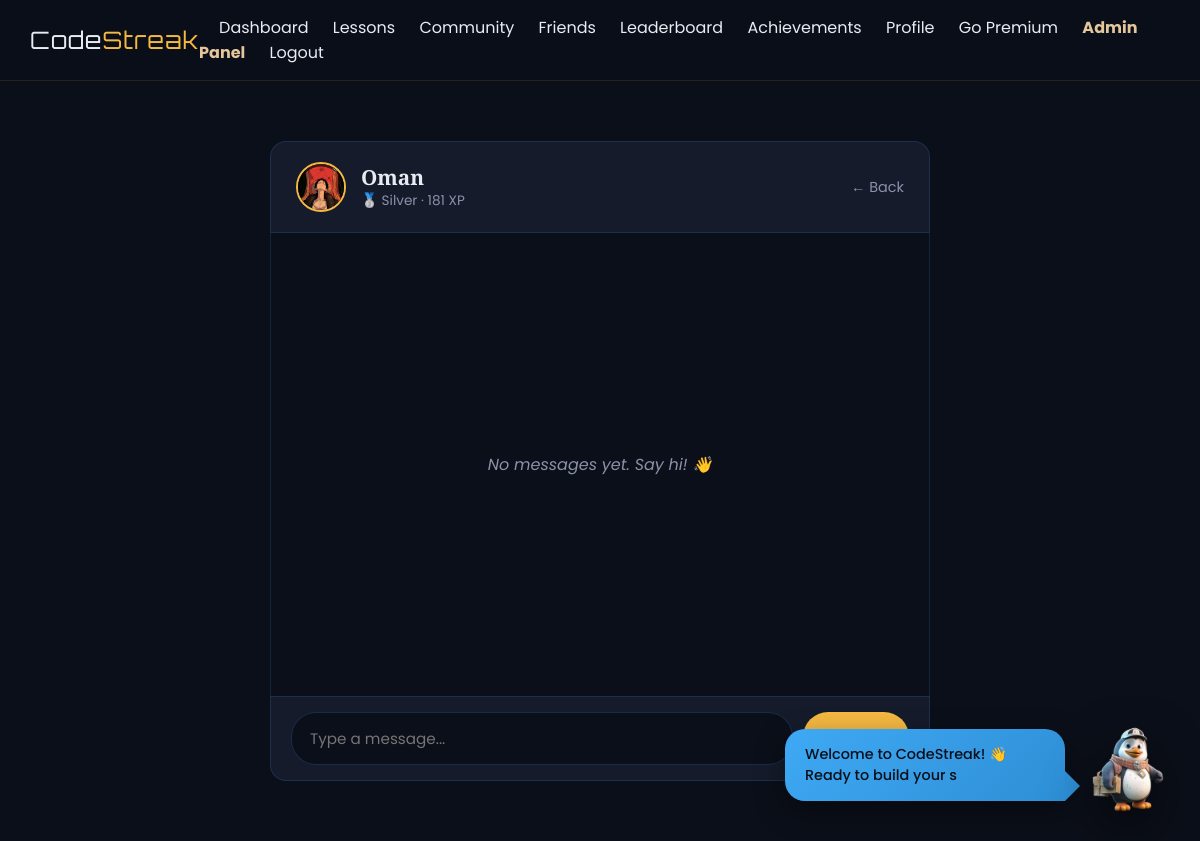
The app's page /messages/Oman (signed in), older data.
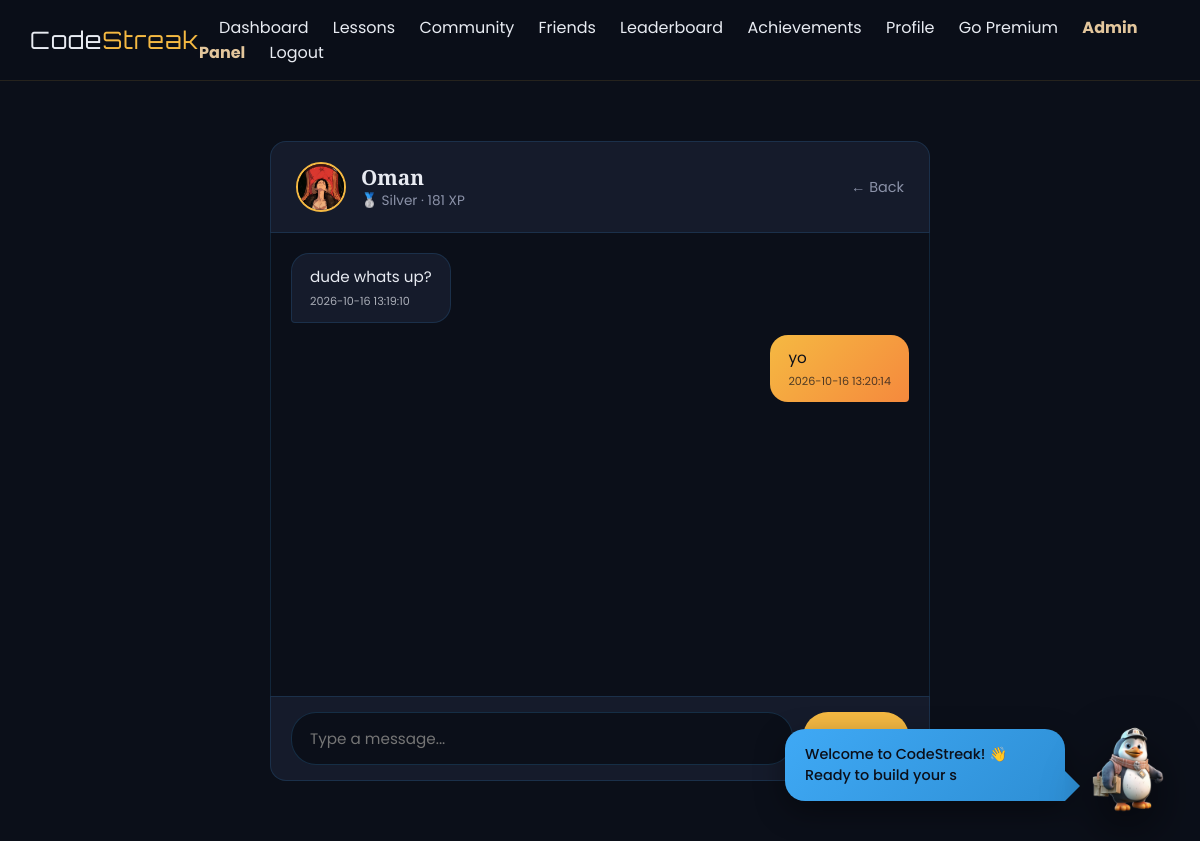
The same page, newer data.
### tables this page shows
CREATE TABLE messages (
    id INTEGER PRIMARY KEY AUTOINCREMENT,
    sender_id INTEGER NOT NULL,
    receiver_id INTEGER NOT NULL,
    content TEXT NOT NULL,
    is_read INTEGER DEFAULT 0,
    created_at TIMESTAMP DEFAULT CURRENT_TIMESTAMP
);

### app.py (the view, shortened to what this page needs)
@app.route('/messages/<username>', methods=['GET', 'POST'])
def chat(username):
    if 'user_id' not in session:
        return redirect(url_for('login'))
    conn = get_db()
    cur = conn.cursor()
    cur.execute("SELECT * FROM users WHERE username = ?", (username,))
    other_user = cur.fetchone()
    if not other_user or other_user['id'] == session['user_id']:
        flash('User not found.', 'danger')
        return redirect(url_for('messages_list'))
    cur.execute("""
        UPDATE messages SET is_read = 1
        WHERE sender_id = ? AND receiver_id = ?
    """, (other_user['id'], session['user_id']))
    conn.commit()
    cur.execute("""
        SELECT * FROM messages
        WHERE (sender_id = ? AND receiver_id = ?)
           OR (sender_id = ? AND receiver_id = ?)
        ORDER BY created_at ASC
    """, (session['user_id'], other_user['id'], other_user['id'], session['user_id']))
    messages = cur.fetchall()
    cur.close()
    conn.close()
    return render_template('chat.html', other_user=other_user, messages=messages)

### app.py (called while the page is built)
def get_db():
    conn = sqlite3.connect('codestreak.db', detect_types=sqlite3.PARSE_DECLTYPES)
    conn.row_factory = sqlite3.Row
    return conn

### templates/chat.html (shortened to what this page needs)
{% extends 'base.html' %}
{% block content %}
<div class="chat-container">
    <div class="chat-header">
        {% if other_user.profile_picture %}
            <img src="{{ url_for('static', filename='uploads/' + other_user.profile_picture) }}" class="chat-header-avatar">
        {% else %}
            <div class="chat-header-avatar-init">{{ other_user.username[0]|upper }}</div>
        {% endif %}
        <div class="chat-header-info">
            <h2>{{ other_user.username }}</h2>
            <p>
                {% if other_user.rank == 'Bronze' %}🥉{% elif other_user.rank == 'Silver' %}🥈{% elif other_user.rank == 'Gold' %}🏆{% elif other_user.rank == 'Platinum' %}👑{% endif %}
                {{ other_user.rank }} · {{ other_user.total_points }} XP
            </p>
        </div>
        <a href="{{ url_for('messages_list') }}" class="chat-back">← Back</a>
    </div>
    <div class="chat-messages" id="chatMessages">
        {% if messages %}
            {% for m in messages %}
            <div class="msg-bubble {% if m.sender_id == session['user_id'] %}mine{% else %}theirs{% endif %}">
                {{ m.content }}
                <div class="msg-time">{{ m.created_at }}</div>
            </div>
            {% endfor %}
        {% else %}
            <div class="empty-chat">
                No messages yet. Say hi! 👋
            </div>
        {% endif %}
    </div>
    <form method="POST" class="chat-input-bar">
        <input type="text" name="content" placeholder="Type a message..." maxlength="1000" required autofocus>
        <button type="submit">Send →</button>
    </form>
</div>
{% endblock %}

Row changes from the older to the newer data that the page shows:
added messages: content "dude whats up?", created_at "2026-10-16 13:19:10", sender_id 9 (drawn)
added messages: content "yo", created_at "2026-10-16 13:20:14", sender_id 1 (drawn)
Text that changed along with them:
text no longer shown: "No messages yet. Say hi! 👋"
